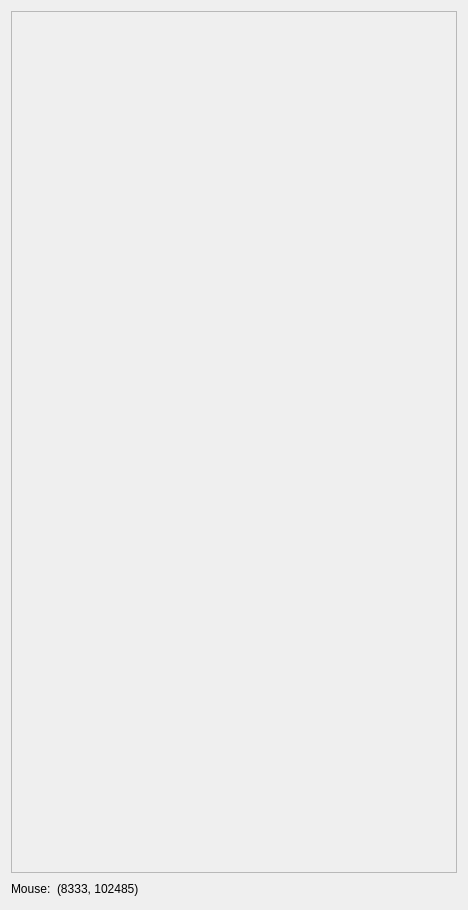
<?xml version="1.0" encoding="UTF-8"?>
<ui version="4.0">
 <class>Form</class>
 <widget class="QWidget" name="Form">
  <property name="geometry">
   <rect>
    <x>0</x>
    <y>0</y>
    <width>468</width>
    <height>910</height>
   </rect>
  </property>
  <property name="windowTitle">
   <string>Form</string>
  </property>
  <layout class="QHBoxLayout" name="horizontalLayout">
   <item>
    <layout class="QVBoxLayout" name="plot_layout">
     <item>
      <widget class="QScrollArea" name="scrollArea">
       <property name="widgetResizable">
        <bool>true</bool>
       </property>
       <widget class="QWidget" name="scrollAreaWidgetContents">
        <property name="geometry">
         <rect>
          <x>0</x>
          <y>0</y>
          <width>446</width>
          <height>860</height>
         </rect>
        </property>
        <layout class="QVBoxLayout" name="verticalLayout_3">
         <item>
          <widget class="GraphicsLayoutWidget" name="plot_widget" native="true">
           <property name="sizePolicy">
            <sizepolicy hsizetype="Expanding" vsizetype="Expanding">
             <horstretch>0</horstretch>
             <verstretch>0</verstretch>
            </sizepolicy>
           </property>
          </widget>
         </item>
        </layout>
       </widget>
      </widget>
     </item>
     <item>
      <layout class="QHBoxLayout" name="horizontalLayout_8">
       <item>
        <widget class="QLabel" name="label_8">
         <property name="text">
          <string>Mouse:</string>
         </property>
        </widget>
       </item>
       <item>
        <widget class="QLabel" name="label_9">
         <property name="text">
          <string>(8333, 102485)</string>
         </property>
        </widget>
       </item>
       <item>
        <spacer name="horizontalSpacer_7">
         <property name="orientation">
          <enum>Qt::Horizontal</enum>
         </property>
         <property name="sizeHint" stdset="0">
          <size>
           <width>40</width>
           <height>20</height>
          </size>
         </property>
        </spacer>
       </item>
      </layout>
     </item>
    </layout>
   </item>
  </layout>
 </widget>
 <customwidgets>
  <customwidget>
   <class>GraphicsLayoutWidget</class>
   <extends>QWidget</extends>
   <header>pyqtgraph</header>
   <container>1</container>
  </customwidget>
 </customwidgets>
 <resources/>
 <connections/>
</ui>
